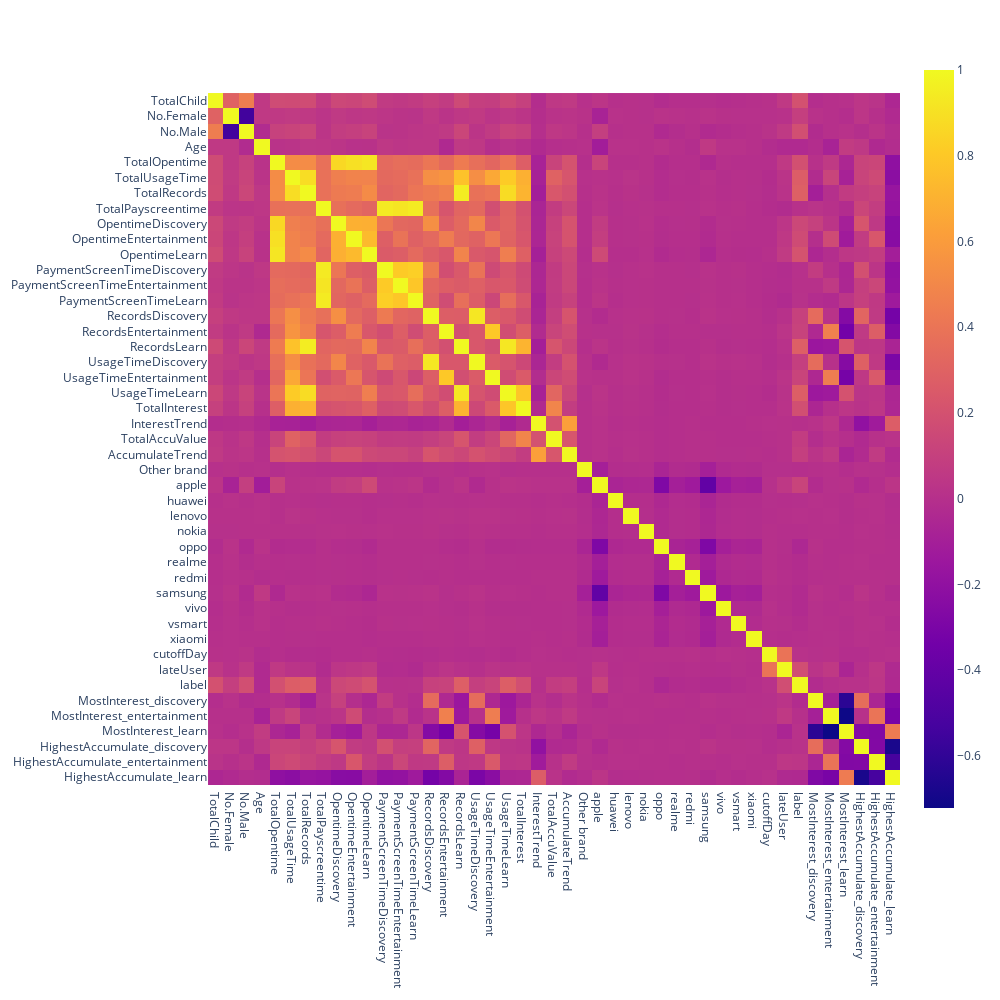

Source (notebook cell):
### Markdown cell above
## Check features correlation

### Code cell
corr = df_3day.corr()
fig = px.imshow(corr,  x=corr.columns, y=corr.index)
fig.update_layout(width=1000,height=1000)
fig.show()

### Figure 1 — Plotly figure (JSON) as saved in the notebook; plotly's stock layout.template omitted (floating-point values rounded to 4 significant figures; data arrays with more than 128 entries replaced by an {"elided": "..."} marker saying what was removed)
{"data": [{"coloraxis": "coloraxis", "hovertemplate": "x: %{x}<br>y: %{y}<br>color: %{z}<extra></extra>", "name": "0", "type": "heatmap", "x": ["TotalChild", "No.Female", "No.Male", "Age", "TotalOpentime", "TotalUsageTime", "TotalRecords", "TotalPayscreentime", "OpentimeDiscovery", "OpentimeEntertainment", "OpentimeLearn", "PaymentScreenTimeDiscovery", "PaymentScreenTimeEntertainment", "PaymentScreenTimeLearn", "RecordsDiscovery", "RecordsEntertainment", "RecordsLearn", "UsageTimeDiscovery", "UsageTimeEntertainment", "UsageTimeLearn", "TotalInterest", "InterestTrend", "TotalAccuValue", "AccumulateTrend", "Other brand", "apple", "huawei", "lenovo", "nokia", "oppo", "realme", "redmi", "samsung", "vivo", "vsmart", "xiaomi", "cutoffDay", "lateUser", "label", "MostInterest_discovery", "MostInterest_entertainment", "MostInterest_learn", "HighestAccumulate_discovery", "HighestAccumulate_entertainment", "HighestAccumulate_learn"], "xaxis": "x", "y": ["TotalChild", "No.Female", "No.Male", "Age", "TotalOpentime", "TotalUsageTime", "TotalRecords", "TotalPayscreentime", "OpentimeDiscovery", "OpentimeEntertainment", "OpentimeLearn", "PaymentScreenTimeDiscovery", "PaymentScreenTimeEntertainment", "PaymentScreenTimeLearn", "RecordsDiscovery", "RecordsEntertainment", "RecordsLearn", "UsageTimeDiscovery", "UsageTimeEntertainment", "UsageTimeLearn", "TotalInterest", "InterestTrend", "TotalAccuValue", "AccumulateTrend", "Other brand", "apple", "huawei", "lenovo", "nokia", "oppo", "realme", "redmi", "samsung", "vivo", "vsmart", "xiaomi", "cutoffDay", "lateUser", "label", "MostInterest_discovery", "MostInterest_entertainment", "MostInterest_learn", "HighestAccumulate_discovery", "HighestAccumulate_entertainment", "HighestAccumulate_learn"], "yaxis": "y", "z": {"elided": "45x45 float values"}}], "layout": {"coloraxis": {"colorscale": [[0, "#0d0887"], [0.1111, "#46039f"], [0.2222, "#7201a8"], [0.3333, "#9c179e"], [0.4444, "#bd3786"], [0.5556, "#d8576b"], [0.6667, "#ed7953"], [0.7778, "#fb9f3a"], [0.8889, "#fdca26"], [1, "#f0f921"]]}, "height": 1000, "margin": {"t": 60}, "width": 1000, "xaxis": {"anchor": "y", "constrain": "domain", "domain": [0, 1], "scaleanchor": "y"}, "yaxis": {"anchor": "x", "autorange": "reversed", "constrain": "domain", "domain": [0, 1]}}}
